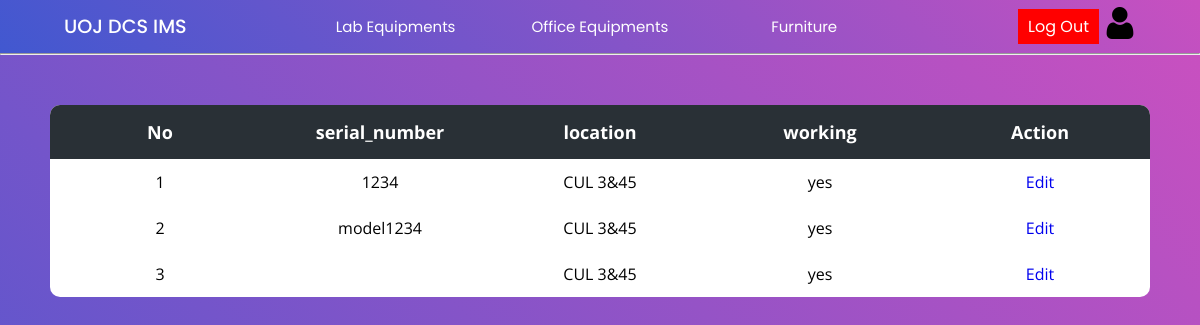
Screenshot of /office/officeItems.php?search=true&id=16 (signed in) with the database file from the repository.
### tables this page shows
CREATE TABLE `o_items` (
  `invoice_id` int(11) NOT NULL,
  `set_id` int(11) NOT NULL,
  `serial_number` varchar(50) NOT NULL,
  `location` varchar(100) NOT NULL,
  `working` varchar(10) NOT NULL
);

### office/officeItems.php (the view, shortened to what this page needs)
<?php
    include("../config/connection.php");
?>
<!DOCTYPE html>
<html lang="en">
<head>
    <link rel="stylesheet" href="../css/lab.css">
    <link rel="stylesheet" href="../css/main.css">
</head>
<body>
    <?php include("../header/header.php");?> <hr>
    <div class="main-container">
<?php
    if(isset($_GET['search'])){
        $id = $_GET['id'];
        $query = "SELECT * FROM o_items WHERE invoice_id = $id";
        $result = mysqli_query($con,$query);
        if(mysqli_num_rows($result) > 0){
?>
<div class="table-con">
<table style="width: 100%;">
        <thead>
            <tr>
                <th>No</th>
                <th>serial_number</th>
                <th>location</th>
                <th>working</th>
                <th>Action</th>
            </tr>
        </thead>
        <tbody>
            <?php
                while($row = mysqli_fetch_array($result)) {
            ?>
                <tr>
                    <td><?php echo $row['set_id']?></a></td>
                    <td><?php echo $row['serial_number']?></td>
                    <td><?php echo $row['location']?></td>
                    <td><?php echo $row['working']?></td>
                    <td>
                        <a href="updateItems.php?id=<?php echo $row['invoice_id'] ?>&setid=<?php echo $row['set_id'];?>" >Edit</a>
                    </td>
                </tr>
            <?php
                }
        }
    }
?>
        </tbody>
    </table>
</div>
    </div>
</body>
</html>

### css/lab.css (style rules this page uses)
.main-container { padding: 50px; min-height: 100vh; height: fit-content; background: linear-gradient(-135deg,#c850c0,#4158d0); }
table { border-collapse: collapse; border-radius: 10px; overflow: hidden; max-width: 100%; margin: 0 auto; position: relative; }
.table-con { border-collapse: collapse; background: #fff; border-radius: 10px; width: auto; margin:auto; position: relative; font-family: 'Open Sans'; text-align: center; background: #fff; }
th { width: 200px; font-size:18px; background: #293036; color: white; padding: 15px; }
td { padding: 12px; }

### css/main.css (style rules this page uses)
* { margin: 0; padding: 0; text-decoration: none; box-sizing: border-box; }
:root { --bg-gradient:linear-gradient(-135deg,#c850c0,#4158d0); --bg-gray:#e6e6e6; --text-color:#666; --inp-color:#57b846; }
body { font-family: 'Poppins', sans-serif; }

### css/header.css (style rules this page uses)
* { margin: 0; padding: 0; text-decoration: none; box-sizing: border-box; }
:root { --bg-gradient:linear-gradient(-135deg,#c850c0,#4158d0); --bg-gray:#e6e6e6; --text-color:#666; --inp-color:#57b846; }
body { font-family: 'Poppins', sans-serif; }

### rows the page displays
o_items: set_id "1", serial_number "1234", location "CUL 3&45", working "yes"
o_items: set_id "2", serial_number "model1234", location "CUL 3&45", working "yes"
o_items: set_id "3", location "CUL 3&45", working "yes"
